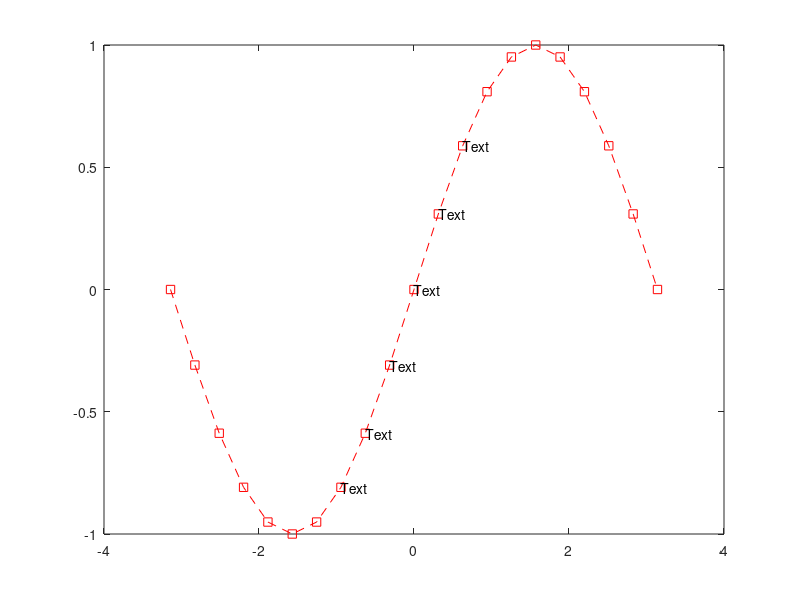

This chart was generated by the following MATLAB code: (Note: this script raises an error after producing the figure.)

x = -pi:pi/10:pi;
y = sin(x);
fig = figure('filename', 'Sample graph');
plot(x, y, '--rs');
% Label some points
for i=8:size(x,2)-8
text(x(i), y(i), 'Text');
end

% PLOTLY 
response = fig2plotly(fig,'filename','matlab_text_chart_basic');
plotly_url = response.url;
